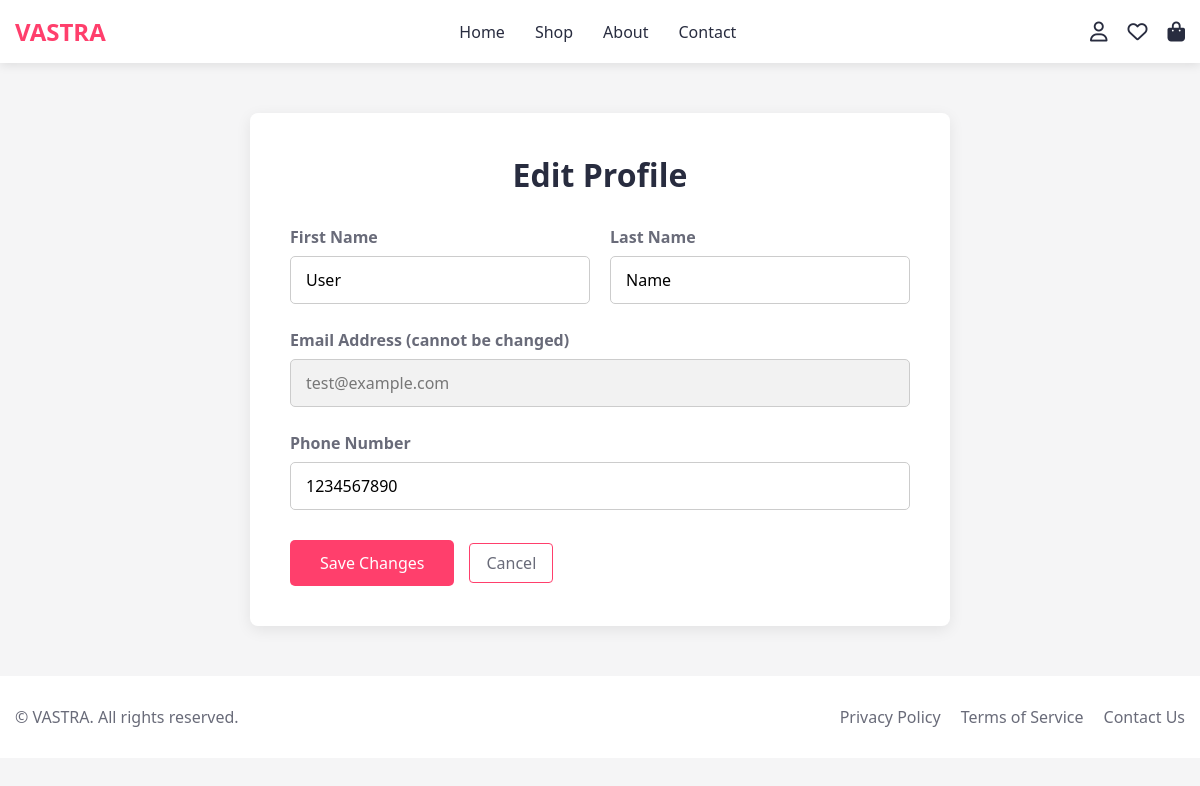
/dashboard/edit-profile.php (signed in), run on the app's committed database.
### tables this page shows
CREATE TABLE `users` (
  `user_id` int(11) NOT NULL,
  `fname` varchar(50) NOT NULL,
  `lname` varchar(50) NOT NULL,
  `email` varchar(50) NOT NULL,
  `phone` varchar(10) NOT NULL
);

### dashboard/edit-profile.php (the view, shortened to what this page needs)
<?php
include "../config.php";
$user_id = $_SESSION['user_id'];
$user_firstname = '';
$user_lastname = '';
$user_email = '';
$user_phone = '';
$sql_user = "SELECT fname, lname, email, phone FROM users WHERE user_id = ?";
if ($stmt_user = mysqli_prepare($conn, $sql_user)) {
    mysqli_stmt_bind_param($stmt_user, "i", $user_id);
    mysqli_stmt_execute($stmt_user);
    $result_user = mysqli_stmt_get_result($stmt_user);
    if ($user_row = mysqli_fetch_assoc($result_user)) {
        $user_firstname = $user_row['fname'];
        $user_lastname = $user_row['lname'];
        $user_email = $user_row['email'];
        $user_phone = $user_row['phone'];
    } else {
        die("Error: User not found.");
    }
}
?>
<!DOCTYPE html>
<html lang="en">
<head>
    <link rel="stylesheet" href="https://cdnjs.cloudflare.com/ajax/libs/font-awesome/6.4.0/css/all.min.css">
    <link rel="stylesheet" href="../index.css">
</head>
<body>
    <nav class="navbar">
       <div class="container nav-container">
            <a href="../index.php" class="logo">VASTRA</a>
            <div class="nav-icons">
                 <a href="../dashboard.php" title="My Account"><i class="far fa-user"></i></a>
                 <a href="../wishlist.php" title="Wishlist"><i class="far fa-heart"></i></a>
                 <a href="../cart.php" title="Shopping Cart"><i class="fas fa-shopping-bag"></i></a>
            </div>
        </div>
    </nav>
    <main class="container">
        <div class="edit-profile-container">
            <h1>Edit Profile</h1>
            <form id="editProfileForm" method="post" action="<?php echo htmlspecialchars($_SERVER["PHP_SELF"]); ?>" novalidate>
                <div class="form-row">
                    <div class="form-group">
                        <label for="fname">First Name</label>
                        <input type="text" id="fname" name="fname" value="<?php echo htmlspecialchars($user_firstname); ?>" required>
                    </div>
                    <div class="form-group">
                        <label for="lname">Last Name</label>
                        <input type="text" id="lname" name="lname" value="<?php echo htmlspecialchars($user_lastname); ?>" required>
                    </div>
                </div>
                <div class="form-group">
                    <label for="email">Email Address (cannot be changed)</label>
                    <input type="email" id="email" name="email" value="<?php echo htmlspecialchars($user_email); ?>" disabled>
                </div>
                <div class="form-group">
                    <label for="phone">Phone Number</label>
                    <input type="tel" id="phone" name="phone" value="<?php echo htmlspecialchars($user_phone); ?>" required maxlength="10">
                </div>
                <div class="form-actions">
                    <button type="submit" name="update_profile" class="btn-submit">Save Changes</button>
                    <a href="../dashboard.php" class="btn-cancel">Cancel</a>
                </div>
            </form>
        </div>
    </main>
</body>
</html>

### index.css (style rules this page uses)
:root { --primary: #ff3f6c; --primary-dark: #e6395a; --primary-rgb: 255, 63, 108; --secondary: #282c3f; --light-gray: #f5f5f6; --dark-gray: #696b79; --white: #ffffff; --black: #000000; --error: #c0392b; }
* { margin: 0; padding: 0; box-sizing: border-box; font-family: 'Segoe UI', Tahoma, Geneva, Verdana, sans-serif; }
body { background-color: #fafafa; color: var(--secondary); }
.container { width: 100%; max-width: 1200px; margin: 0 auto; padding: 0 15px; }
.navbar { background-color: var(--white); box-shadow: 0 2px 10px rgba(0, 0, 0, 0.1); position: sticky; top: 0; z-index: 100; padding: 15px 0; }
.nav-container { display: flex; justify-content: space-between; align-items: center; }
.logo { font-size: 24px; font-weight: 700; color: var(--primary); text-decoration: none; }
.nav-links { display: flex; gap: 30px; }
.nav-links a { text-decoration: none; color: var(--secondary); font-weight: 500; transition: color 0.3s; }
.nav-icons { display: flex; align-items: center; gap: 20px; }
.nav-icons a { color: var(--secondary); font-size: 20px; transition: color 0.3s; }
footer { background-color: var(--white); padding: 30px 0; margin-top: auto; }
.footer-content { display: flex; flex-direction: column; align-items: center; }
@media (min-width: 768px) { .footer-content { flex-direction: row; justify-content: space-between; align-items: center; } }
.copyright { color: var(--dark-gray); margin-bottom: 15px; }
@media (min-width: 768px) { .copyright { margin-bottom: 0; } }
.footer-links { display: flex; gap: 20px; }
.footer-links a { color: var(--dark-gray); text-decoration: none; transition: color 0.3s; }

### dashboard/edit-profile.php (style rules this page uses)
:root { --error-bg: #ffebee; --error-border: #e57373; --error-text: #c62828; }
body { background-color: var(--light-gray); }
.edit-profile-container { max-width: 700px; margin: 50px auto; padding: 40px; background-color: var(--white); border-radius: 8px; box-shadow: 0 4px 15px rgba(0, 0, 0, 0.08); }
.edit-profile-container h1 { text-align: center; margin-bottom: 30px; color: var(--secondary); font-size: 2rem; }
.form-row { display: flex; gap: 20px; }
.form-row .form-group { flex: 1; }
.form-group { margin-bottom: 25px; }
.form-group label { display: block; font-weight: 600; margin-bottom: 8px; color: var(--dark-gray); }
.form-group input { width: 100%; padding: 12px 15px; border: 1px solid #ccc; border-radius: 5px; font-size: 1rem; transition: all 0.3s; }
.form-group input:disabled { background-color: #f2f2f2; cursor: not-allowed; color: #777; }
.form-actions { display: flex; justify-content: flex-start; gap: 15px; align-items: center; margin-top: 30px; }
.btn-submit { background-color: var(--primary); color: white; padding: 12px 30px; border: none; border-radius: 5px; font-size: 1rem; font-weight: 500; cursor: pointer; transition: background-color 0.3s; }
.btn-cancel { text-decoration: none; color: var(--dark-gray); font-weight: 500; border: 1px solid var(--primary); padding: 8px 16px; border-radius: 4px; }

### data on the page
users: fname "User", lname "Name", email "test@example.com", phone "1234567890"
